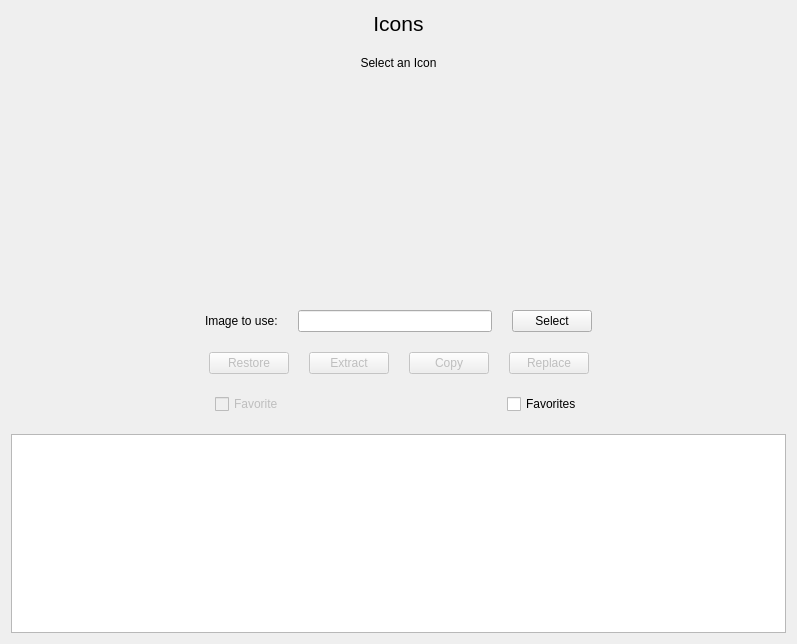
<?xml version="1.0" encoding="UTF-8"?>
<ui version="4.0">
 <class>Icon</class>
 <widget class="QWidget" name="Icon">
  <property name="geometry">
   <rect>
    <x>0</x>
    <y>0</y>
    <width>797</width>
    <height>644</height>
   </rect>
  </property>
  <property name="windowTitle">
   <string>Form</string>
  </property>
  <layout class="QVBoxLayout" name="verticalLayout">
   <property name="spacing">
    <number>20</number>
   </property>
   <item>
    <widget class="QLabel" name="label">
     <property name="font">
      <font>
       <pointsize>16</pointsize>
      </font>
     </property>
     <property name="text">
      <string>Icons</string>
     </property>
     <property name="alignment">
      <set>Qt::AlignmentFlag::AlignHCenter|Qt::AlignmentFlag::AlignTop</set>
     </property>
    </widget>
   </item>
   <item>
    <widget class="QLabel" name="bundle">
     <property name="sizePolicy">
      <sizepolicy hsizetype="Preferred" vsizetype="Preferred">
       <horstretch>0</horstretch>
       <verstretch>0</verstretch>
      </sizepolicy>
     </property>
     <property name="minimumSize">
      <size>
       <width>100</width>
       <height>0</height>
      </size>
     </property>
     <property name="text">
      <string>Select an Icon</string>
     </property>
     <property name="alignment">
      <set>Qt::AlignmentFlag::AlignHCenter|Qt::AlignmentFlag::AlignTop</set>
     </property>
    </widget>
   </item>
   <item>
    <layout class="QHBoxLayout" name="main_content">
     <item>
      <spacer name="horizontalSpacer_5">
       <property name="orientation">
        <enum>Qt::Orientation::Horizontal</enum>
       </property>
       <property name="sizeHint" stdset="0">
        <size>
         <width>40</width>
         <height>20</height>
        </size>
       </property>
      </spacer>
     </item>
     <item>
      <widget class="QLabel" name="current">
       <property name="sizePolicy">
        <sizepolicy hsizetype="Expanding" vsizetype="Expanding">
         <horstretch>0</horstretch>
         <verstretch>0</verstretch>
        </sizepolicy>
       </property>
       <property name="minimumSize">
        <size>
         <width>1</width>
         <height>1</height>
        </size>
       </property>
       <property name="maximumSize">
        <size>
         <width>256</width>
         <height>256</height>
        </size>
       </property>
       <property name="toolTip">
        <string>Current</string>
       </property>
       <property name="text">
        <string/>
       </property>
       <property name="pixmap">
        <pixmap resource="../resources.qrc">:/ui/images/player.png</pixmap>
       </property>
       <property name="scaledContents">
        <bool>true</bool>
       </property>
       <property name="alignment">
        <set>Qt::AlignmentFlag::AlignHCenter|Qt::AlignmentFlag::AlignTop</set>
       </property>
      </widget>
     </item>
     <item>
      <spacer name="horizontalSpacer_7">
       <property name="orientation">
        <enum>Qt::Orientation::Horizontal</enum>
       </property>
       <property name="sizeHint" stdset="0">
        <size>
         <width>40</width>
         <height>20</height>
        </size>
       </property>
      </spacer>
     </item>
     <item>
      <layout class="QVBoxLayout" name="verticalLayout_5">
       <property name="sizeConstraint">
        <enum>QLayout::SizeConstraint::SetMinimumSize</enum>
       </property>
      </layout>
     </item>
     <item>
      <spacer name="horizontalSpacer_8">
       <property name="orientation">
        <enum>Qt::Orientation::Horizontal</enum>
       </property>
       <property name="sizeHint" stdset="0">
        <size>
         <width>40</width>
         <height>20</height>
        </size>
       </property>
      </spacer>
     </item>
     <item>
      <widget class="QLabel" name="preview">
       <property name="sizePolicy">
        <sizepolicy hsizetype="Maximum" vsizetype="Maximum">
         <horstretch>0</horstretch>
         <verstretch>0</verstretch>
        </sizepolicy>
       </property>
       <property name="maximumSize">
        <size>
         <width>256</width>
         <height>256</height>
        </size>
       </property>
       <property name="toolTip">
        <string>Preview</string>
       </property>
       <property name="text">
        <string/>
       </property>
       <property name="pixmap">
        <pixmap resource="../resources.qrc">:/ui/images/player.png</pixmap>
       </property>
       <property name="scaledContents">
        <bool>true</bool>
       </property>
       <property name="alignment">
        <set>Qt::AlignmentFlag::AlignHCenter|Qt::AlignmentFlag::AlignTop</set>
       </property>
      </widget>
     </item>
     <item>
      <spacer name="horizontalSpacer_6">
       <property name="orientation">
        <enum>Qt::Orientation::Horizontal</enum>
       </property>
       <property name="sizeHint" stdset="0">
        <size>
         <width>40</width>
         <height>20</height>
        </size>
       </property>
      </spacer>
     </item>
    </layout>
   </item>
   <item>
    <layout class="QHBoxLayout" name="horizontalLayout_3">
     <item>
      <spacer name="horizontalSpacer_4">
       <property name="orientation">
        <enum>Qt::Orientation::Horizontal</enum>
       </property>
       <property name="sizeHint" stdset="0">
        <size>
         <width>40</width>
         <height>20</height>
        </size>
       </property>
      </spacer>
     </item>
     <item>
      <layout class="QVBoxLayout" name="verticalLayout_2">
       <item>
        <widget class="QLabel" name="label_4">
         <property name="text">
          <string>Image to use:</string>
         </property>
        </widget>
       </item>
      </layout>
     </item>
     <item>
      <layout class="QVBoxLayout" name="verticalLayout_3">
       <item>
        <widget class="QLineEdit" name="assetEdit">
         <property name="enabled">
          <bool>true</bool>
         </property>
         <property name="readOnly">
          <bool>true</bool>
         </property>
        </widget>
       </item>
      </layout>
     </item>
     <item>
      <layout class="QVBoxLayout" name="verticalLayout_4">
       <item>
        <widget class="QPushButton" name="selectButton">
         <property name="cursor">
          <cursorShape>PointingHandCursor</cursorShape>
         </property>
         <property name="text">
          <string>Select</string>
         </property>
         <property name="icon">
          <iconset theme="QIcon::ThemeIcon::DocumentOpen"/>
         </property>
        </widget>
       </item>
      </layout>
     </item>
     <item>
      <spacer name="horizontalSpacer">
       <property name="orientation">
        <enum>Qt::Orientation::Horizontal</enum>
       </property>
       <property name="sizeHint" stdset="0">
        <size>
         <width>40</width>
         <height>20</height>
        </size>
       </property>
      </spacer>
     </item>
    </layout>
   </item>
   <item>
    <layout class="QHBoxLayout" name="horizontalLayout_4">
     <item>
      <spacer name="horizontalSpacer_2">
       <property name="orientation">
        <enum>Qt::Orientation::Horizontal</enum>
       </property>
       <property name="sizeType">
        <enum>QSizePolicy::Policy::Expanding</enum>
       </property>
       <property name="sizeHint" stdset="0">
        <size>
         <width>120</width>
         <height>20</height>
        </size>
       </property>
      </spacer>
     </item>
     <item>
      <widget class="QPushButton" name="restoreButton">
       <property name="enabled">
        <bool>false</bool>
       </property>
       <property name="cursor">
        <cursorShape>PointingHandCursor</cursorShape>
       </property>
       <property name="text">
        <string>Restore</string>
       </property>
      </widget>
     </item>
     <item>
      <widget class="QPushButton" name="extractButton">
       <property name="enabled">
        <bool>false</bool>
       </property>
       <property name="sizePolicy">
        <sizepolicy hsizetype="Fixed" vsizetype="Fixed">
         <horstretch>0</horstretch>
         <verstretch>0</verstretch>
        </sizepolicy>
       </property>
       <property name="cursor">
        <cursorShape>PointingHandCursor</cursorShape>
       </property>
       <property name="layoutDirection">
        <enum>Qt::LayoutDirection::LeftToRight</enum>
       </property>
       <property name="text">
        <string>Extract</string>
       </property>
      </widget>
     </item>
     <item>
      <widget class="QPushButton" name="copyButton">
       <property name="enabled">
        <bool>false</bool>
       </property>
       <property name="sizePolicy">
        <sizepolicy hsizetype="Fixed" vsizetype="Fixed">
         <horstretch>0</horstretch>
         <verstretch>0</verstretch>
        </sizepolicy>
       </property>
       <property name="cursor">
        <cursorShape>PointingHandCursor</cursorShape>
       </property>
       <property name="text">
        <string>Copy</string>
       </property>
      </widget>
     </item>
     <item>
      <widget class="QPushButton" name="replaceButton">
       <property name="enabled">
        <bool>false</bool>
       </property>
       <property name="sizePolicy">
        <sizepolicy hsizetype="Fixed" vsizetype="Fixed">
         <horstretch>0</horstretch>
         <verstretch>0</verstretch>
        </sizepolicy>
       </property>
       <property name="cursor">
        <cursorShape>PointingHandCursor</cursorShape>
       </property>
       <property name="layoutDirection">
        <enum>Qt::LayoutDirection::LeftToRight</enum>
       </property>
       <property name="text">
        <string>Replace</string>
       </property>
      </widget>
     </item>
     <item>
      <spacer name="horizontalSpacer_3">
       <property name="orientation">
        <enum>Qt::Orientation::Horizontal</enum>
       </property>
       <property name="sizeHint" stdset="0">
        <size>
         <width>40</width>
         <height>20</height>
        </size>
       </property>
      </spacer>
     </item>
    </layout>
   </item>
   <item>
    <layout class="QHBoxLayout" name="favoritesLayout">
     <item>
      <spacer name="horizontalSpacer_9">
       <property name="orientation">
        <enum>Qt::Orientation::Horizontal</enum>
       </property>
       <property name="sizeHint" stdset="0">
        <size>
         <width>40</width>
         <height>20</height>
        </size>
       </property>
      </spacer>
     </item>
     <item>
      <widget class="QCheckBox" name="favoriteBox">
       <property name="enabled">
        <bool>false</bool>
       </property>
       <property name="text">
        <string>Favorite</string>
       </property>
      </widget>
     </item>
     <item>
      <spacer name="horizontalSpacer_10">
       <property name="orientation">
        <enum>Qt::Orientation::Horizontal</enum>
       </property>
       <property name="sizeHint" stdset="0">
        <size>
         <width>40</width>
         <height>20</height>
        </size>
       </property>
      </spacer>
     </item>
     <item>
      <widget class="QCheckBox" name="favoritesBox">
       <property name="text">
        <string>Favorites</string>
       </property>
      </widget>
     </item>
     <item>
      <spacer name="horizontalSpacer_11">
       <property name="orientation">
        <enum>Qt::Orientation::Horizontal</enum>
       </property>
       <property name="sizeHint" stdset="0">
        <size>
         <width>40</width>
         <height>20</height>
        </size>
       </property>
      </spacer>
     </item>
    </layout>
   </item>
   <item>
    <widget class="QListView" name="iconsView">
     <property name="cursor" stdset="0">
      <cursorShape>PointingHandCursor</cursorShape>
     </property>
     <property name="frameShape">
      <enum>QFrame::Shape::StyledPanel</enum>
     </property>
     <property name="iconSize">
      <size>
       <width>256</width>
       <height>256</height>
      </size>
     </property>
     <property name="resizeMode">
      <enum>QListView::ResizeMode::Adjust</enum>
     </property>
     <property name="layoutMode">
      <enum>QListView::LayoutMode::Batched</enum>
     </property>
     <property name="spacing">
      <number>2</number>
     </property>
     <property name="viewMode">
      <enum>QListView::ViewMode::IconMode</enum>
     </property>
    </widget>
   </item>
  </layout>
 </widget>
 <resources>
  <include location="../resources.qrc"/>
 </resources>
 <connections/>
</ui>
